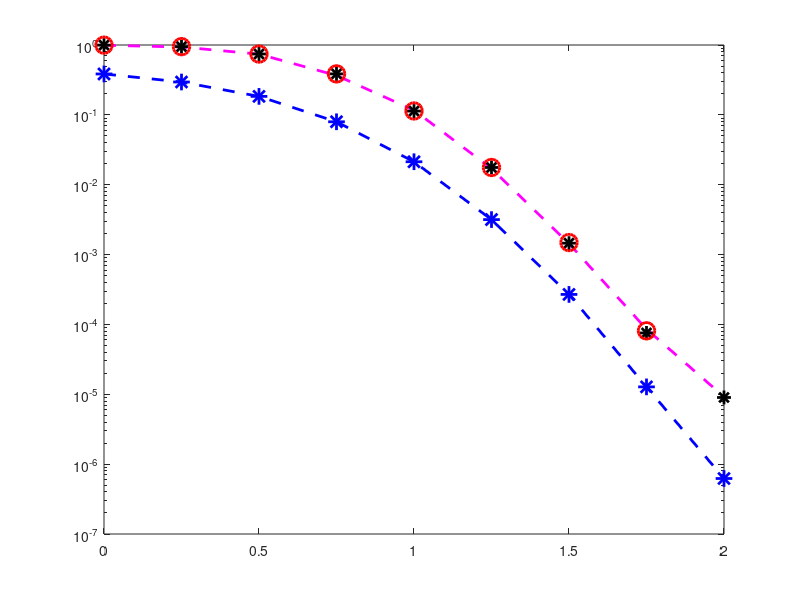

Reproduce this figure in MATLAB. (Note: this script raises an error after producing the figure.)
clear; close all; clc;



%下面是数据

% 5G LDPC 单独统计信息位的前2bit
LDPC5GNoExtraBer2bit  = [
0.000000 0.2190146266 0.3849114704
0.250000 0.1686355582 0.2953337271
0.500000 0.1020220588 0.1838235294
0.750000 0.0439350525 0.0795924865
1.000000 0.0114697480 0.0213192342
1.250000 0.0017325478 0.0031673635
1.500000 0.0001486809 0.0002688623
1.750000 0.0000069787 0.0000127660
2.000000 0.0000003115 0.0000006230
];

%第0组数据,没有额外比特
LDPC5GNoExtraBer  = [
0.000000 0.1600611772
0.250000 0.1306803995
0.500000 0.0865661982
0.750000 0.0389888584
1.000000 0.0115016044
1.250000 0.0015711885
1.500000 0.0001291701
1.750000 0.0000063439
2.000000 0.0000003201
];

LDPC5GNoExtraFer = [
0.000000 0.9920634921
0.250000 0.9363295880
0.500000 0.7396449704
0.750000 0.3663003663
1.000000 0.1166861144
1.250000 0.0169877349
1.500000 0.0014351897
1.750000 0.0000855838
2.000000 0.0000092097
];


%第一组数据，第一列是Eb/N0或SNR, 第二列是BER，第三列是WER，下同。
LDPC5GFreeRideExtra1BitExtraBerFer = [...
0.000000  0.0277023658  0.0277023658
0.250000  0.0096264921  0.0096264921
0.500000  0.0023673570  0.0023673570
0.750000  0.0003360000  0.0003360000
1.000000  0.0000200000  0.0000200000
1.250000  0.0000009000  0.0000009000
% 1.500000  0.0000000000  0.0000000000
% 1.750000  0.0000000000  0.0000000000
];


%The following results correspond to Setup_of_BPSK_AWGN0.txt
LDPC5GFreeRideExtra1BitPayloadBerFer = [...
0.000000 0.1695081791  0.9956230262
0.250000 0.1361787138  0.9467558722
0.500000 0.0902647746  0.7433074818
0.750000 0.0411093734  0.3859320000
1.000000 0.0111053406  0.1133065000
% 1.250000 0.0016376776  0.0175820000
% 1.500000 0.0001254078  0.0014485000
1.250000 0.0016417010  0.0176497750
1.500000 0.0001266064  0.0014556500
1.750000 0.0000051437  0.0000755000
2.000000 0.0000002755  0.0000090000
% 2.500000 0.0000000026  0.0000010000
];

%第二组数据
%The results correspond to .\Set_up\Setup_of_BlockCodeCRC_BPSK_AWGN0.txt
LDPC5GFreeRideExtra2BitExtraBerFer = [...
0.000000  0.0473476854  0.0703531729
0.250000  0.0179997841  0.0269861831
0.500000  0.0039655110  0.0060634724
0.750000  0.0006277281  0.0009383081
1.000000  0.0000550000  0.0000770000
1.250000  0.0000014500  0.0000020500
% 1.250000  0.0000014822  0.0000020000
1.500000  0.0000000000  0.0000000000
];

LDPC5GFreeRideExtra2BitPayloadBerFer = [...
0.000000 0.1838549728  0.9952159842
0.250000 0.1418919170  0.9472420121
0.500000 0.0914873711  0.7425752780
0.750000 0.0412932836  0.3859083010
1.000000 0.0111733911  0.1136940000
1.250000 0.0016431222  0.0176500000
%1.250000 0.0016257687  0.0175260000
1.500000 0.0001304365  0.0014870000
1.750000 0.0000052276  0.0000810000
];

%第三组数据
LDPC5GFreeRideExtra4BitExtraBerFer = [...
0.000000  0.0835652443  0.1546072975
0.250000  0.0362813370  0.0696378830
0.500000  0.0097517411  0.0180420741
0.750000  0.0017736432  0.0032189532
1.000000  0.0001445000  0.0002700000
1.250000  0.0000045000  0.0000100000
];

LDPC5GFreeRideExtra4BitPayloadBerFer = [...
0.000000 0.2104775433  0.9959802103
0.250000 0.1559486711  0.9443593315
0.500000 0.0955580601  0.7428463176
0.750000 0.0423233868  0.3876038112
1.000000 0.0112560359  0.1136600000
1.250000 0.0016571208  0.0177480000
];


%第4组数据
LDPC5GFreeRideExtra6BitExtraBerFer = [...
0.000000  0.1498462130  0.2883506344
0.250000  0.0699818347  0.1362397820
0.500000  0.0209448138  0.0405383493
0.750000  0.0035813468  0.0068739861
1.000000  0.0003077068  0.0006158242
];

LDPC5GFreeRideExtra6BitPayloadBerFer = [...
0.000000 0.2551212274  0.9959630911
0.250000 0.1794964805  0.9467302452
0.500000 0.1042264185  0.7495540782
0.750000 0.0433801151  0.3847851192
1.000000 0.0113335026  0.1132457631
];

%第5组数据
LDPC5GFreeRideExtra10BitExtraBerFer = [...
0.000000  0.2763392857  0.5580357143
0.250000  0.1552850737  0.3203074952
0.500000  0.0580246914  0.1143118427
0.750000  0.0134757820  0.0266425108
];

LDPC5GFreeRideExtra10BitPayloadBerFer = [...
0.000000 0.3453578404  0.9966517857
0.250000 0.2440819854  0.9500320307
0.500000 0.1308471698  0.7445130316
0.750000 0.0510339514  0.3882879523
];


%===========================================
width = 7;%设置图宽，这个不用改
height = width*0.85;%设置图高，这个不用改
fontsize = 18;%设置图中字体大小
linewidth = 2;%设置线宽，一般大小为2，好看些。1是默认大小
markersize = 10;%标记的大小，按照个人喜好设置。
%%========================================================================================
%    开始画图
%%========================================================================================

h = figure(1);
% fig(h, 'units','inches','width',width, 'height', height, 'font','Times New Roman','fontsize',fontsize);%这是用于裁剪figure的。需要把fig.m文件放在一个文件夹中

ColorSet = [...
         0         0    1.0000
         0    0.5000         0
    1.0000         0         0
         0    0.7500    0.7500
    0.7500         0    0.7500
    0.7500    0.7500         0
   0.2500    0.2500     0.2500
];%颜色集合，这是默认的八种颜色，颜色的数量可以更改
set(gcf, 'DefaultAxesColorOrder', ColorSet);%设置循环使用的颜色集合

%纵坐标对数域，如果不需要对数改为plot
% semilogy(LDPC5GNoExtraFer(:,1), LDPC5GNoExtraFer(:,2), 'm--', ...
%          LDPC5GFreeRideExtra1BitPayloadBerFer(:,1), LDPC5GFreeRideExtra1BitPayloadBerFer(:,3), 'k*', 'markersize',7,...
%          LDPC5GFreeRideExtra2BitPayloadBerFer(:,1), LDPC5GFreeRideExtra2BitPayloadBerFer(:,3), 'ro', ...
%          LDPC5GFreeRideExtra1BitExtraBerFer(:,1), LDPC5GFreeRideExtra1BitExtraBerFer(:,3), 'b-x', ...
%          LDPC5GFreeRideExtra2BitExtraBerFer(:,1), LDPC5GFreeRideExtra2BitExtraBerFer(:,3), 'b-^');


semilogy(LDPC5GNoExtraFer(:,1), LDPC5GNoExtraFer(:,2), 'm--','LineWidth',2)
hold on;

semilogy(LDPC5GFreeRideExtra1BitPayloadBerFer(:,1), LDPC5GFreeRideExtra1BitPayloadBerFer(:,3), 'k*', 'LineWidth',2, 'markersize',10)
hold on;

semilogy(LDPC5GFreeRideExtra2BitPayloadBerFer(:,1), LDPC5GFreeRideExtra2BitPayloadBerFer(:,3), 'ro', 'LineWidth',2, 'markersize',12)
hold on;

p2 = semilogy(LDPC5GNoExtraBer2bit(:,1), LDPC5GNoExtraBer2bit(:,3),   '--*', 'LineWidth',2, 'markersize',12);
p2.Color = '#00841a';
hold on;

semilogy(LDPC5GFreeRideExtra1BitExtraBerFer(:,1), LDPC5GFreeRideExtra1BitExtraBerFer(:,3), 'b-d', 'LineWidth',2, 'markersize',10)
hold on;

semilogy(LDPC5GFreeRideExtra2BitExtraBerFer(:,1), LDPC5GFreeRideExtra2BitExtraBerFer(:,3), 'b-^', 'LineWidth',2, 'markersize',10)
hold on;

%---------------------------------------------------------
hold on;
grid on;
set(gca,'XMinorGrid','off'); % 关闭X轴的次网格
set(gca,'XGrid','off','LineWidth',0.01); % 关闭X轴的网格
set(gca,'gridlinestyle','--','Gridalpha',0.2,'LineWidth',0.01,'Layer','bottom');

% gca表示对axes的设置；  gcf表示对figure的设置
%-------------------------------------------------------------------
scalesize = 28;
% 设置坐标轴的数字大小，包括xlabel/ylabel文字(坐标轴标注)大小.同时影响图例、标题等,除非它们被单独设置。所以一开始就使用这行先设置刻度字体字号，然后在后面在单独设置坐标轴标注、图例、标题等的 字体字号。
set(gca, 'FontSize',fontsize,'FontName','Times New Roman');

h_legend = legend('Payload data, without extra data', ...
                  'Payload data, Free-Ride, ${\ell}$=1',...
                  'Payload data, Free-Ride, ${\ell}$=2',...
                  'Extra data, traditional, ${\ell}$=2',...
                  'Extra data, Free-Ride, ${\ell}$=1',...
                  'Extra data, Free-Ride, ${\ell}$=2'...
                  );  %图例，与上面的曲线先后对应

legendsize = 16;
set(h_legend,'FontName','宋体','FontSize',legendsize,'FontWeight','normal','LineWidth',1,'Location','NorthEast');
set(h_legend,'Interpreter','latex') %  'box','off');
% h_legend.Interpreter = 'latex';
labelsize = 28;
xlabel('SNR(dB)','FontName','Times New Roman','FontSize',fontsize,'FontWeight','normal','Color','k','Interpreter','latex');%横坐标标号,坐标轴label字体、字体大小
ylabel('WER','FontName','Times New Roman','FontSize',fontsize,'FontWeight','normal','Color','k','Interpreter','latex');%纵坐标标号，坐标轴label字体、字体大小
% ylabel('\fontname{宋体}\fontsize{18}误帧率');
%注意这里必须为小写
%set(get(gca,'XLabel'),'FontSize',14);%图上文字为8 point或小5号
%set(get(gca,'YLabel'),'FontSize',14);

set(gca, 'XTick', 0:0.5:11);  % 设置x坐标轴的刻度
%set(gca, 'YTick',(0:2:32))   % 设置y坐标轴的刻度
axis([0 2.5 1e-7 1]);         % 横纵坐标范围

% set(get(gca,'Children'),'linewidth',linewidth);   %设置图中线宽
set(gca,'linewidth',1.5);       % 设置坐标轴粗细

% set(get(gca,'Children'), 'markersize', markersize);  %设置标记大小
% set(get(gca,'Children'), 'MarkerEdgeColor','b', 'MarkerFaceColor','b');% 设置标记颜色,统一颜色。


set(gcf,'color','white');  % 设置背景是白色的 原先是灰色的 论文里面不好看

% print(figure(1), '-depsc', 'Fig5.pdf');%保存为eps格式的图片color
% exportgraphics(figure(1),'Fig5_111.eps','ContentType','vector')
% saveas(figure(1), 'WER1.pdf','pdf');

% print(gcf, '-depsc', 'Fig5.eps');%保存为eps格式的图片color
% print(gcf, '-dpng', 'Fig5.png');%保存为pdf格式的图片color
% print(gcf, '-dpdf', 'Fig5.pdf');%保存为pdf格式的图片color

width = 8;
height = 6;

set(gcf, 'Units', 'inches');
set(gcf, 'Position', [1, 1, width, height]);
set(gcf, 'Color', 'w');
set(gcf, 'Renderer', 'painters');
set(gca, 'Units', 'normalized');
set(gca, 'Position', [0.14, 0.14, 0.80, 0.78]);

set(gcf, 'PaperUnits', 'inches');
set(gcf, 'PaperPosition', [0, 0, width, height]);
set(gcf, 'PaperSize', [width, height]);
set(gcf, 'PaperPositionMode', 'manual');

print(gcf, 'Fig5.pdf', '-dpdf', '-vector');
print(gcf, 'Fig5.eps', '-depsc', '-vector');
print(gcf, 'Fig5.png', '-dpng', '-r300');
